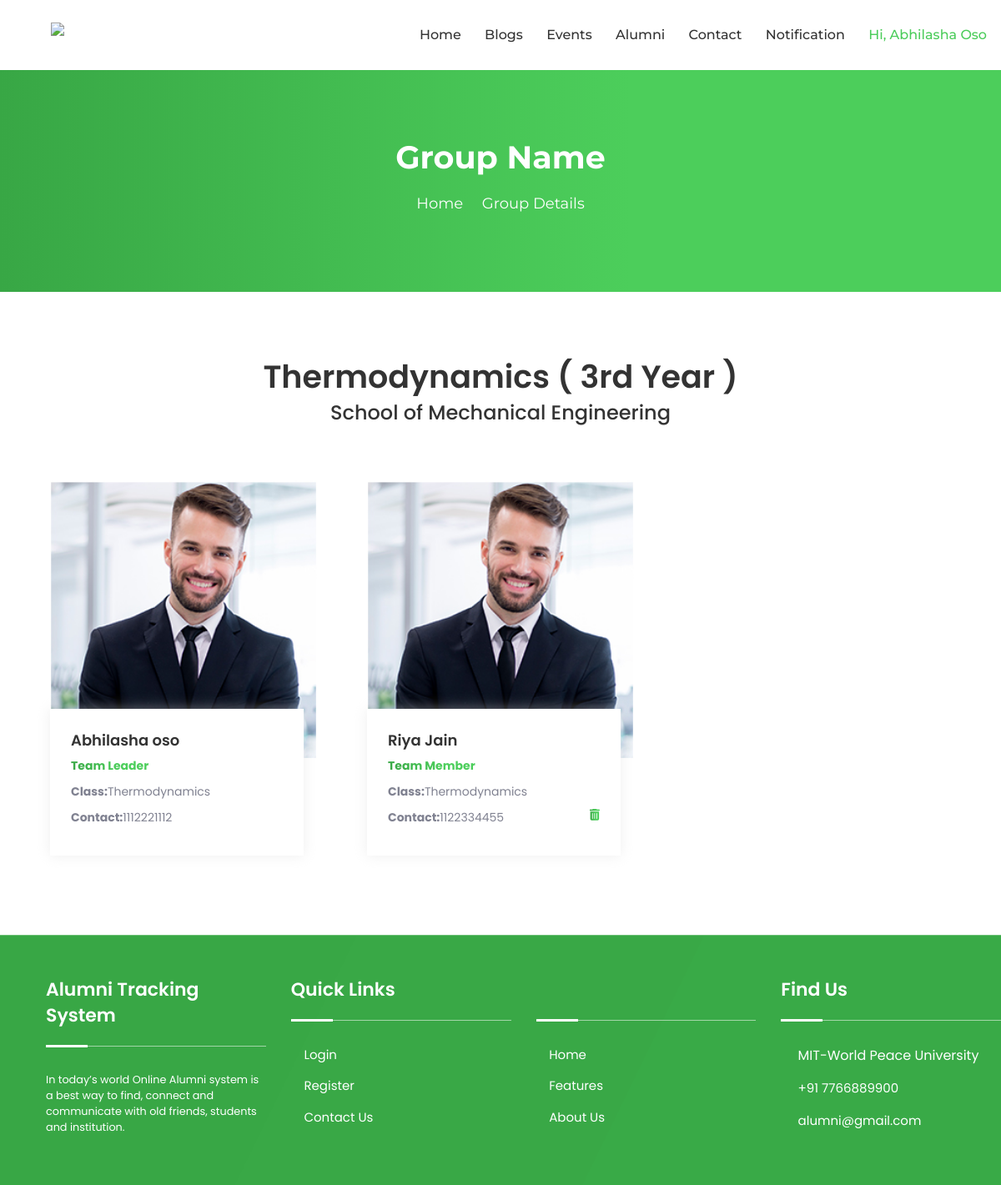
/group_details.php (signed in), run on the app's committed database.
### tables this page shows
CREATE TABLE `tblcourse` (
  `Courseid` int(11) NOT NULL,
  `CourseName` varchar(100) NOT NULL,
  `Deptid` int(11) NOT NULL
);

CREATE TABLE `tblgroupmember` (
  `Gmid` int(11) NOT NULL,
  `Sgid` int(11) NOT NULL,
  `Uid` int(11) NOT NULL,
  `LeaderMember` varchar(100) NOT NULL,
  `IsActive` tinyint(4) NOT NULL
);

CREATE TABLE `tbldepartment` (
  `Deptid` int(11) NOT NULL,
  `DeptName` varchar(100) NOT NULL
);

CREATE TABLE `tblregister` (
  `Uid` int(11) NOT NULL,
  `PrnEmpno` int(11) NOT NULL,
  `Fname` varchar(100) NOT NULL,
  `Lname` varchar(100) NOT NULL,
  `Email` varchar(100) NOT NULL,
  `Password` varchar(100) NOT NULL,
  `Gender` varchar(100) NOT NULL,
  `Dob` date NOT NULL,
  `Phone` bigint(20) NOT NULL,
  `Usertype` varchar(100) NOT NULL,
  `JoinYear` year(4) NOT NULL,
  `PassYear` year(4) NOT NULL,
  `Cousreid` int(11) DEFAULT NULL,
  `Deptid` int(11) DEFAULT NULL,
  `Desigid` int(11) DEFAULT NULL,
  `About` text DEFAULT NULL,
  `IsActive` tinyint(7) NOT NULL
);

### group_details.php (the view, shortened to what this page needs)
<?php
    include_once("DbConnection.php");
?>
<html lang="zxx">
    <head>
       <?php include_once('cssLinks.php');?>
    </head>
    <body>
        <?php
            if($_SESSION['Type']=="Student")
            {
                include_once('headerStudent.php');
            }
        ?>
        <div class="page-title-area" style= "height:350px;">
            <div class="d-table">
                <div class="d-table-cell">
                    <div class="container">
                        <div class="page-title-text">
                         <?php
                            if($_SESSION['Type']=="Student")
                            {
                                $groupname_query="SELECT * FROM tblregister WHERE Uid='".$_SESSION['UserID']."' ";
                                $result_group=mysqli_query($con,$groupname_query) or die(mysqli_error($con));
                                $rowgroup=mysqli_fetch_array($result_group);
                                if(mysqli_num_rows($result_group)==1)
                                {
                                    $selgroupname="SELECT * FROM tblstudentgroup WHERE Deptid='".$rowgroup['Deptid']."' AND Courseid='".$rowgroup['Cousreid']."' AND IsAccpeted=1 ";
                                    $result=mysqli_query($con,$selgroupname) or die(mysqli_error($con));
                                    $row=mysqli_fetch_array($result);
                                    if(mysqli_num_rows($result)>0)
                                    {
                        ?>
                                        <h2><?php echo $row['Sgname']; ?></h2>
                        <?php
                                    }
                                    else{
                        ?>
                                        <h2>Group Name</h2>
                        <?php
                                    }
                                }
                            }
                        ?>
                            <ul>
                                <li>
                                    <a href="index.php">Home</a>
                                </li>
                                <li>
                                    <i class="icofont-simple-right"></i>
                                </li>
                                <li>Group Details</li>
                            </ul>
                        </div>
                    </div>
                </div>
            </div>
        </div>
        <div class="container" style="padding-bottom: 10px; padding-top: 85px;">
            <div class="section-title">
                <?php
                    $seldept="SELECT * FROM tblregister WHERE Uid='".$_SESSION['UserID']."' ";
                    $result=mysqli_query($con,$seldept) or die(mysqli_error($con));
                    $row=mysqli_fetch_array($result);
                    if(mysqli_num_rows($result)==1)
                    {
                        $selname="SELECT d.DeptName as dept, c.CourseName as course FROM tbldepartment as d,tblcourse as c WHERE c.Deptid='".$row['Deptid']."' AND c.Courseid='".$row['Cousreid']."' AND c.Deptid=d.Deptid";
                        $resname=mysqli_query($con,$selname) or die(mysqli_error($con));
                        $rowselname=mysqli_fetch_array($resname);
                        if(mysqli_num_rows($resname)==1)
                        {
                            $selyear="SELECT * from tblgroupmember where LeaderMember='Leader'";
                            $resyear=mysqli_query($con,$selyear) or die(mysqli_error($con));
                            while($rowyear=mysqli_fetch_array($resyear))
                            {
                                $selleader="SELECT * from tblregister where Uid='".$rowyear['Uid']."' AND PassYear='".$row['PassYear']."' ";
                                $resleader=mysqli_query($con,$selleader) or die(mysqli_error($con));
                                $rowleader=mysqli_fetch_array($resleader);
                                if(mysqli_num_rows($resleader)==1)
                                {
                                    $yearquery="SELECT * from tblstudentgroup where Sgid='".$rowyear['Sgid']."' ";
                                    $yearresult=mysqli_query($con,$yearquery) or die(mysqli_error($con));
                                    $yearrow=mysqli_fetch_array($yearresult);
                ?>
                                    <h2>
                                        <?php
                                            echo $rowselname['course'];
                                        ?>
                                        (
                                        <?php
                                            if($yearrow['Sgyear']==1)
                                            {
                                                echo "1st Year";
                                            }
                                            elseif ($yearrow['Sgyear']==2)
                                            {
                                                echo "2nd Year";
                                            }
                                            elseif ($yearrow['Sgyear']==3)
                                            {
                                                echo "3rd Year";
                                            }
                                            else
                                            {
                                                echo "4th Year";
                                            }
                                        ?>
                                        )
                                    </h2>
                                    <h4><?php echo $rowselname['dept'];?></h4>
            </div><br>
            <div class="row">
                <?php
                    $teamleader="SELECT * from tblgroupmember where Sgid='".$rowyear['Sgid']."' AND LeaderMember='Leader' ";
                    $teamresult=mysqli_query($con,$teamleader) or die(mysqli_error($con));
                    if(mysqli_num_rows($teamresult)==1)
                    {
                ?>
                        <div class="col-sm-6 col-lg-4">
                            <div class="profile-item wow fadeInUp" data-wow-delay=".3s">
                                <img src="assets/img/dashboard/1.jpg" alt="Profile">
                                <div class="profile-inner">
                                    <h3><?php echo $rowleader['Fname']." ".$rowleader['Lname'];?></h3>
                                    <span><b><a href="#">Team Leader</a></b></span>
                                    <span><b>Class:</b><?php echo $rowselname['course']; ?></span>
                                    <span><b>Contact:</b><?php echo $rowleader['Phone'];?></span>
                                </div>
                            </div>
                        </div>
                    <?php
                        $member="SELECT * from tblgroupmember where Sgid='".$rowyear['Sgid']."' AND LeaderMember='Member' ";
                        $memberresult=mysqli_query($con,$member) or die(mysqli_error($con));
                        while($rowmember=mysqli_fetch_array($memberresult))
                        {
                    ?>
                            <div class="col-sm-6 col-lg-4">
                                <?php
                                    $memberdetail="SELECT * from tblregister where Uid='".$rowmember['Uid']."' ";
                                    $resultdetail=mysqli_query($con,$memberdetail) or die(mysqli_error($con));
                                    $rowdetail=mysqli_fetch_array($resultdetail);
                                    if(mysqli_num_rows($resultdetail)==1)
                                    {
                                ?>
                                        <div class="profile-item wow fadeInUp" data-wow-delay=".3s">
                                            <img src="assets/img/dashboard/1.jpg" alt="Profile">
                                            <div class="profile-inner">
                                                <h3><?php echo $rowdetail['Fname']." ".$rowdetail['Lname']; ?></h3>
                                                <span><b><a href="#">Team Member</a></b></span>
                                                <span><b>Class:</b><?php echo $rowselname['course']; ?></span>
                                                <span>
                                                    <b>Contact:</b><?php echo $rowdetail['Phone'];?>
                                                    <div style="float: right;">
                                                        <a href="#">
                                                            <i class='fas fa-trash-alt'></i>
                                                        </a>
                                                    </div>
                                                </span>
                                            </div>
                                        </div>
                                <?php
                                    }
                                    else{}
                                ?>
                            </div>
                <?php
                        }
                    }
                ?>
            </div>
            <?php
                                }
                                else{
            ?>
                                    <h2><?php echo $rowselname['course'];?></h2>
                                    <h4><?php echo $rowselname['dept'];?></h4>
                <?php
                                }
                            }
                        }
                    }
                ?>
        </div>
        <?php include_once('footer.php');?>
    </body>
</html>

### data on the page
tblgroupmember: Uid.Fname "Abhilasha", Uid.Lname "oso", Uid.Phone "1112221112"
tblcourse: CourseName "Thermodynamics"
tbldepartment: DeptName "School of Mechanical Engineering"
tblgroupmember: Uid.Fname "Riya", Uid.Lname "Jain", Uid.Phone "1122334455"

### other printed values
$_SESSION['Firstname'] "Abhilasha"
$_SESSION['Lastname'] "Oso"
